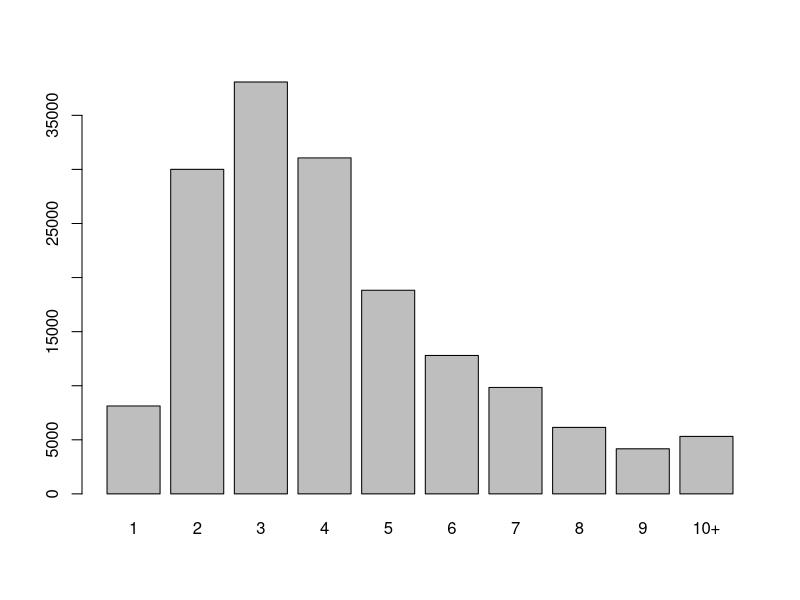
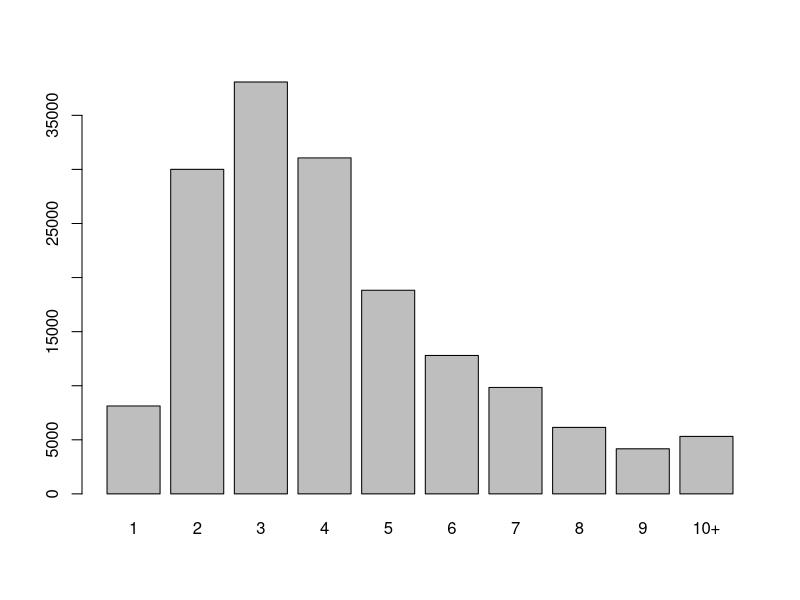

The R source for these figures, in order: (Note: this script raises an error after producing the figures.)
## ---- chunk 1
knitr::opts_chunk$set(
  echo = TRUE,
  warning = TRUE,
  error = TRUE,
  echo = TRUE,
  message = FALSE,
  collapse = TRUE,
  cache = TRUE)

library <- function(...) {
  suppressPackageStartupMessages(
    suppressWarnings(
      base::library(...)))}

require <- function(...) {
  stop("DO NOT USE require() WHILE TEACHING!")}

library(tidyverse)

options("tibble.print_min" = 5)
options("tibble.print_max" = 5)
options("tibble.max_footer_lines" = 1)
options("tibble.width" = 60)

## ---- chunk 2
library(tidyverse)
## ---- chunk 3
dracula <- readr::read_file('dracula.txt')
dracula_words <- strsplit(dracula, split = '\\s+')
## ---- chunk 4
words <- unlist(dracula_words)
words_lower <- tolower(words)
nchar_words <- nchar(words_lower)
nchar_words10 <- pmin(nchar_words, 10)
table_words10 <- table(nchar_words10)
barplot(table_words10, names.arg = c(1:9, '10+'))
## ---- chunk 5
dracula_words %>% 
  unlist() %>% 
  tolower() %>% 
  nchar() %>% 
  pmin(10) %>% 
  table() %>% 
  barplot(names.arg = c(1:9, '10+'))
## ---- chunk 6
data(brvehins1a, package = 'CASdatasets')
brvehins1a <- as_tibble(brvehins1a)
## ---- chunk 7
print(brvehins1a)
## ---- chunk 8
brvehins1a %>% 
  select(ExposTotal, PremTotal)
## ---- chunk 9
brvehins1a %>% 
  select(-DriverAge)
## ---- chunk 10
brvehins1a %>% 
  pull(PremTotal, Gender) %>% 
  head
## ---- chunk 11
brvehins1a %>% 
  filter(Gender == 'Male')
## ---- chunk 12
brvehins1a %>% 
  filter(
    PremTotal > 250e3,
    VehYear == 2011,
    !str_starts(Gender, 'C|c'))
## ---- chunk 13
brvehins1a %>%
  select(ExposTotal, PremTotal) %>% 
  slice(10:11)
## ---- chunk 14
brvehins1a %>%
  select(ExposTotal, PremTotal) %>% 
  mutate(
    PremPerExpos = PremTotal / ExposTotal,
    PremPerExpos_e3 = PremPerExpos / 1000)
## ---- chunk 15
brvehins1a %>% 
  select(DrivAge, State) %>% 
  rename(
    DriverAge = DrivAge,
    Province = State) %>% 
  filter(Province == 'Sao Paulo')
## ---- chunk 16
brvehins1a %>% 
  group_by(State) %>% 
  summarize(
    PremiumPerState = sum(PremTotal),
    ExposuresPerState = sum(ExposTotal)) %>% 
  mutate(
    AvgPremPerExposure = PremiumPerState / ExposuresPerState)
## ---- chunk 17
brvehins1a %>% 
  group_by(State) %>% 
  summarize(
    StateCount = n()) %>% 
  filter()
## ---- chunk 18
brvehins1a %>% 
  group_by(Gender) %>% 
  summarize(
    Premium = sum(PremTotal),
    Exposures = sum(ExposTotal))
## ---- chunk 19
brvehins1a %>% 
  group_by(Gender) %>% 
  summarize(
    Premium = sum(PremTotal),
    Exposures = sum(ExposTotal)) %>% 
  mutate(Gender = coalesce(Gender, 'UNKNOWN'))
## ---- chunk 20
brvehins1a %>% 
  group_by(Gender) %>% 
  summarize(
    Premium = sum(PremTotal),
    Exposures = sum(ExposTotal)) %>% 
  mutate(Gender = coalesce(Gender, 'UNKNOWN')) %>% 
  arrange(desc(Exposures))
## ---- chunk 21

## ---- chunk 22

## ---- chunk 23

## ---- chunk 24

## ---- chunk 25

